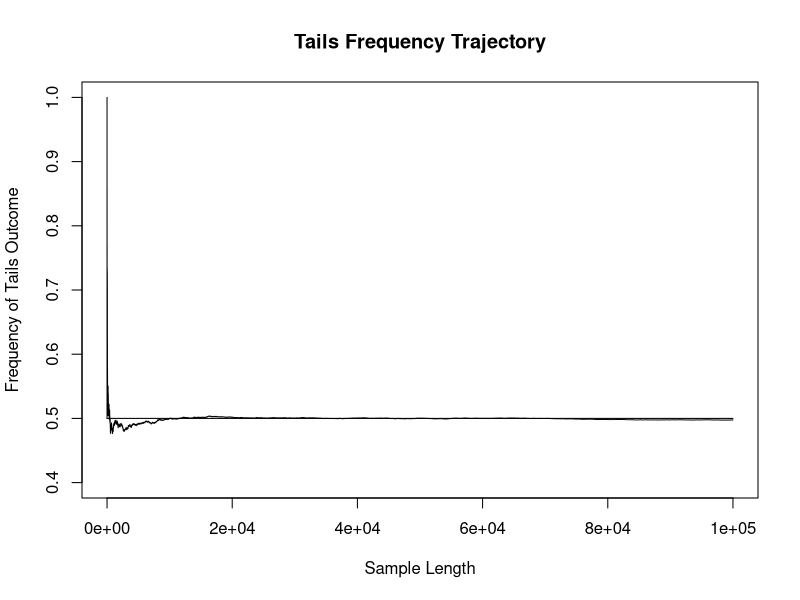
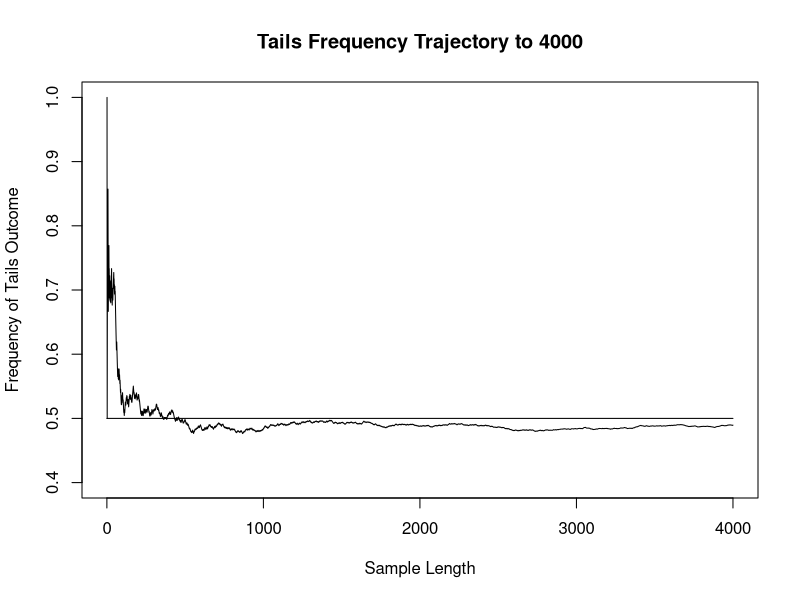
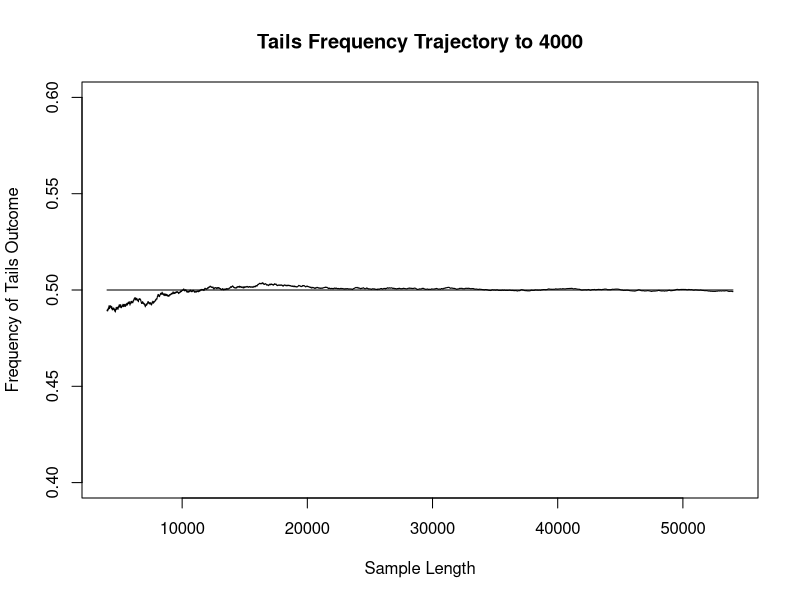

Write the R code that produced these figures, in order.
## ---- chunk 1
# Seed for reproducibility
set.seed(12345)

num.flips <- 100000
#num.flips <- 200000

# Create a random sample of num.flips coin flips, represented by 0 = Heads and 1 = Tails
# Store this sample in the vector flips
flips <- sample(0:1, num.flips, replace = T)

# Create a vector of length num.flips containing the cumulative sum of the flips, 
#   incrementing by 1 for each outcome of Tails
trajectory <- cumsum(flips)

# Create a vector of length num.flips containing the running frequency of of tails,
#   with each entry representing the calculated frequency after the nth flip
freq.tails <- trajectory / (1:num.flips)

# Create a line graph of all data in the tails frequency vector
plot(1:length(freq.tails), freq.tails, ylim = c(0.4, 1), type = "l", 
     ylab = "Frequency of Tails Outcome", xlab = "Sample Length", 
     main = "Tails Frequency Trajectory")
lines(c(0, num.flips), c(0.5, 0.5))

# Create a line graph honing in on the first 4000 entries in the tails frequency vector
plot(1:4000, freq.tails[1:4000], ylim = c(0.4, 1), type = "l", 
     ylab = "Frequency of Tails Outcome", xlab = "Sample Length", 
     main = "Tails Frequency Trajectory to 4000")
lines(c(0,4000), c(0.5, 0.5))
## ---- chunk 2
# Create a line graph honing in on the next 50000 entries in the tails frequency vector
plot(4000:54000, freq.tails[4000:54000], ylim = c(0.4, 0.6), type = "l", 
     ylab = "Frequency of Tails Outcome", xlab = "Sample Length", 
     main = "Tails Frequency Trajectory to 4000")
lines(c(4000,54000), c(0.5, 0.5))
